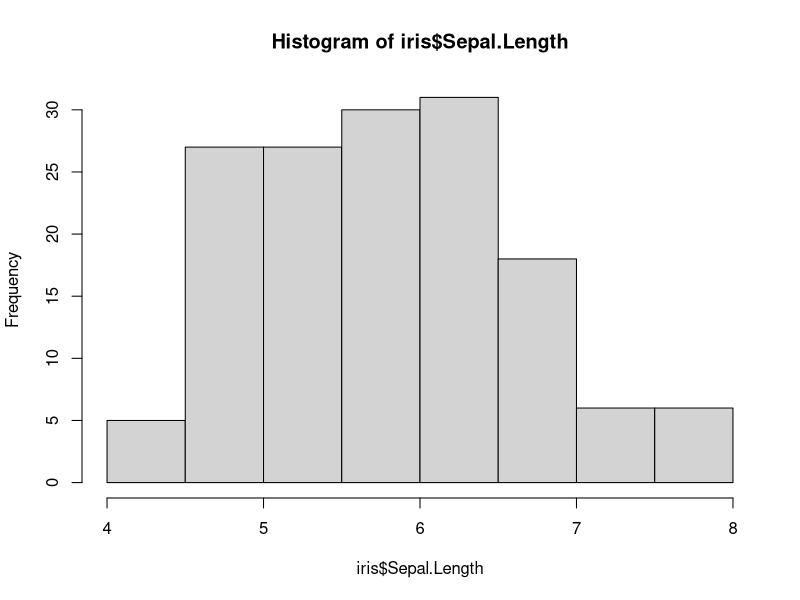
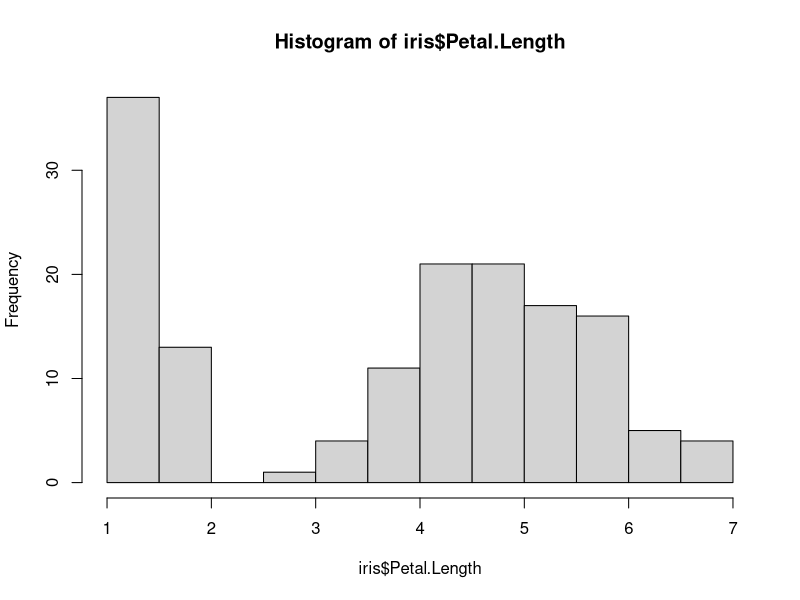
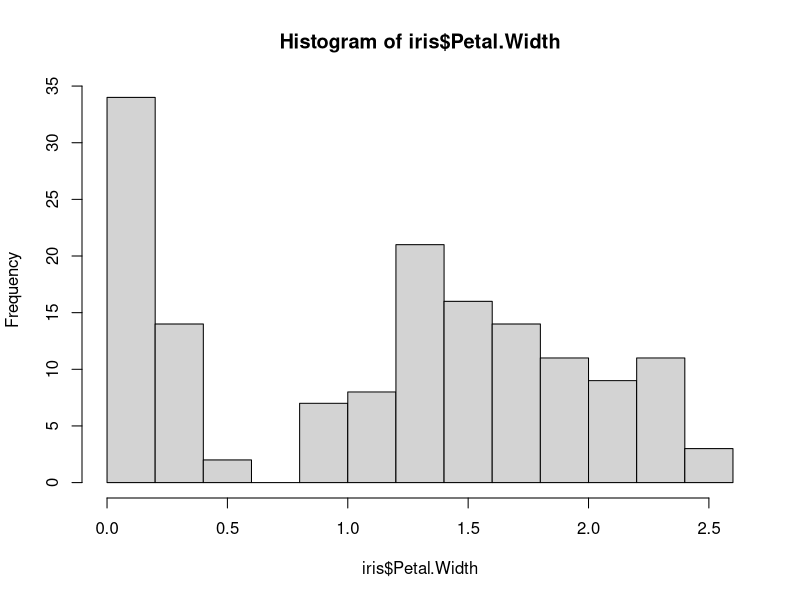
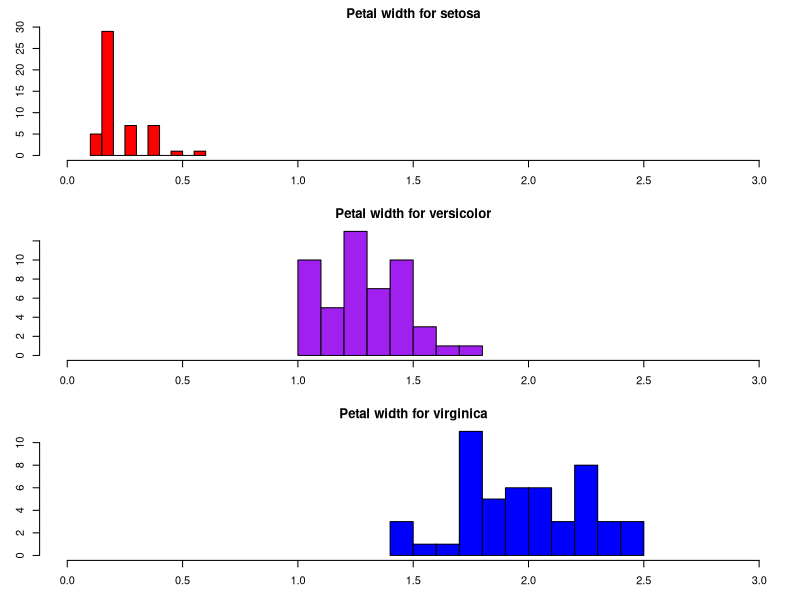

R code for these plots, in order:
# Course source: FreeCodeCamp https://www.youtube.com/watch?v=_V8eKsto3Ug
# R01_Histograms

########## LOAD DATASET PACKAGES ##########
library(datasets)

########## BASIC HISTOGRAM ##########

hist(iris$Sepal.Length)

hist(iris$Petal.Length)
hist(iris$Petal.Width)

########## HISTOGRAM BY GROUP ##########

# Reset the graphics device
dev.off()
# Use smaller margins
par(mfrow = c(3, 1), mar = c(3, 3, 2, 1))


hist(iris$Petal.Width [iris$Species == "setosa"],
     xlim = c(0,3),
     breaks = 9,
     main = "Petal width for setosa",
     xlab = "",
     col = "red")


hist(iris$Petal.Width [iris$Species == "versicolor"],
     xlim = c(0,3),
     breaks = 9,
     main = "Petal width for versicolor",
     xlab = "",
     col = "purple")


hist(iris$Petal.Width [iris$Species == "virginica"],
     xlim = c(0,3),
     breaks = 9,
     main = "Petal width for virginica",
     xlab = "",
     col = "blue")

# Reset graphics to default view after chart!
par(mfrow = c(1,1))
